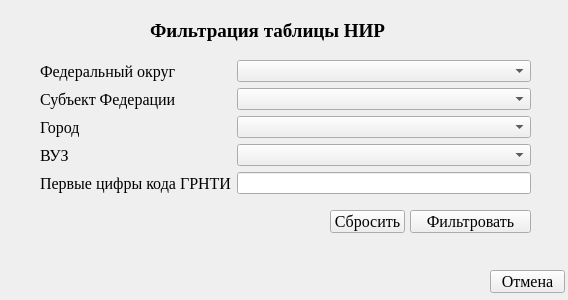
<?xml version="1.0" encoding="UTF-8"?>
<ui version="4.0">
 <class>Form</class>
 <widget class="QWidget" name="Form">
  <property name="geometry">
   <rect>
    <x>0</x>
    <y>0</y>
    <width>568</width>
    <height>300</height>
   </rect>
  </property>
  <property name="windowTitle">
   <string>Form</string>
  </property>
  <widget class="QLabel" name="label">
   <property name="geometry">
    <rect>
     <x>150</x>
     <y>20</y>
     <width>251</width>
     <height>21</height>
    </rect>
   </property>
   <property name="font">
    <font>
     <family>Times New Roman</family>
     <pointsize>14</pointsize>
     <weight>75</weight>
     <bold>true</bold>
    </font>
   </property>
   <property name="text">
    <string>Фильтрация таблицы НИР</string>
   </property>
  </widget>
  <widget class="QWidget" name="formLayoutWidget">
   <property name="geometry">
    <rect>
     <x>40</x>
     <y>60</y>
     <width>491</width>
     <height>141</height>
    </rect>
   </property>
   <layout class="QFormLayout" name="formLayout">
    <item row="0" column="0">
     <widget class="QLabel" name="label_2">
      <property name="font">
       <font>
        <family>Times New Roman</family>
        <pointsize>12</pointsize>
       </font>
      </property>
      <property name="text">
       <string>Федеральный округ</string>
      </property>
     </widget>
    </item>
    <item row="0" column="1">
     <widget class="QComboBox" name="comboBoxFO"/>
    </item>
    <item row="1" column="0">
     <widget class="QLabel" name="label_3">
      <property name="font">
       <font>
        <family>Times New Roman</family>
        <pointsize>12</pointsize>
       </font>
      </property>
      <property name="text">
       <string>Субъект Федерации</string>
      </property>
     </widget>
    </item>
    <item row="1" column="1">
     <widget class="QComboBox" name="comboBoxRegion"/>
    </item>
    <item row="2" column="0">
     <widget class="QLabel" name="label_4">
      <property name="font">
       <font>
        <family>Times New Roman</family>
        <pointsize>12</pointsize>
       </font>
      </property>
      <property name="text">
       <string>Город</string>
      </property>
     </widget>
    </item>
    <item row="2" column="1">
     <widget class="QComboBox" name="comboBoxCity"/>
    </item>
    <item row="3" column="0">
     <widget class="QLabel" name="label_5">
      <property name="font">
       <font>
        <family>Times New Roman</family>
        <pointsize>12</pointsize>
       </font>
      </property>
      <property name="text">
       <string>ВУЗ</string>
      </property>
     </widget>
    </item>
    <item row="3" column="1">
     <widget class="QComboBox" name="comboBoxUniversity"/>
    </item>
    <item row="4" column="0">
     <widget class="QLabel" name="label_6">
      <property name="font">
       <font>
        <family>Times New Roman</family>
        <pointsize>12</pointsize>
       </font>
      </property>
      <property name="text">
       <string>Первые цифры кода ГРНТИ</string>
      </property>
     </widget>
    </item>
    <item row="4" column="1">
     <widget class="QLineEdit" name="lineEdit"/>
    </item>
   </layout>
  </widget>
  <widget class="QPushButton" name="resetButton">
   <property name="geometry">
    <rect>
     <x>330</x>
     <y>210</y>
     <width>75</width>
     <height>23</height>
    </rect>
   </property>
   <property name="font">
    <font>
     <family>Times New Roman</family>
     <pointsize>12</pointsize>
    </font>
   </property>
   <property name="text">
    <string>Сбросить</string>
   </property>
  </widget>
  <widget class="QPushButton" name="filterButton">
   <property name="geometry">
    <rect>
     <x>410</x>
     <y>210</y>
     <width>121</width>
     <height>23</height>
    </rect>
   </property>
   <property name="font">
    <font>
     <family>Times New Roman</family>
     <pointsize>12</pointsize>
    </font>
   </property>
   <property name="text">
    <string>Фильтровать</string>
   </property>
  </widget>
  <widget class="QPushButton" name="cancelButton">
   <property name="geometry">
    <rect>
     <x>490</x>
     <y>270</y>
     <width>75</width>
     <height>23</height>
    </rect>
   </property>
   <property name="font">
    <font>
     <family>Times New Roman</family>
     <pointsize>12</pointsize>
    </font>
   </property>
   <property name="text">
    <string>Отмена</string>
   </property>
  </widget>
 </widget>
 <resources/>
 <connections/>
</ui>
